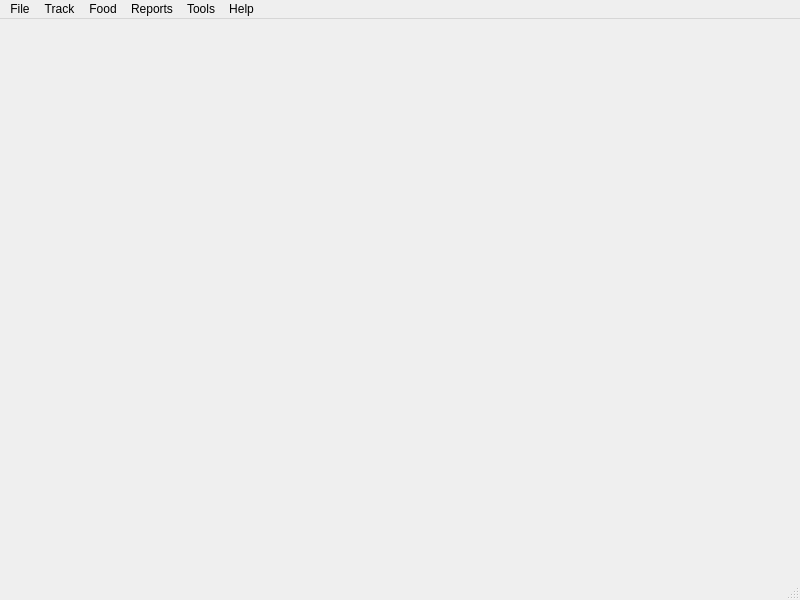
<?xml version="1.0" encoding="UTF-8"?>
<ui version="4.0">
 <class>NutritionTrackerMainUI</class>
 <widget class="QMainWindow" name="NutritionTrackerMainUI">
  <property name="geometry">
   <rect>
    <x>0</x>
    <y>0</y>
    <width>800</width>
    <height>600</height>
   </rect>
  </property>
  <property name="windowTitle">
   <string>Nutrition Tracker (Alpha)</string>
  </property>
  <widget class="QWidget" name="centralwidget"/>
  <widget class="QMenuBar" name="menubar">
   <property name="geometry">
    <rect>
     <x>0</x>
     <y>0</y>
     <width>800</width>
     <height>22</height>
    </rect>
   </property>
   <widget class="QMenu" name="menuFile">
    <property name="title">
     <string>File</string>
    </property>
    <widget class="QMenu" name="menuImport_Nutrition_Data">
     <property name="title">
      <string>Import Nutrition Data</string>
     </property>
     <addaction name="actionFrom_SparkPeople"/>
     <addaction name="actionFrom_NutritionData_com"/>
    </widget>
    <addaction name="menuImport_Nutrition_Data"/>
    <addaction name="actionExport_Nutrition_Data"/>
    <addaction name="separator"/>
    <addaction name="actionExit"/>
   </widget>
   <widget class="QMenu" name="menuMeal">
    <property name="title">
     <string>Track</string>
    </property>
    <addaction name="separator"/>
    <addaction name="actionAdd_Food_s_to_Current_Day"/>
    <addaction name="actionClear_today_s_entries"/>
   </widget>
   <widget class="QMenu" name="menuFood">
    <property name="title">
     <string>Food</string>
    </property>
    <addaction name="actionAdd_new_food"/>
    <addaction name="actionAdd_new_composite_food"/>
    <addaction name="actionCreate_template"/>
    <addaction name="separator"/>
    <addaction name="actionSearch_foods"/>
    <addaction name="actionManage_templates"/>
   </widget>
   <widget class="QMenu" name="menuReports">
    <property name="title">
     <string>Reports</string>
    </property>
    <addaction name="actionDaily"/>
    <addaction name="actionWeekly_Report"/>
   </widget>
   <widget class="QMenu" name="menuTools">
    <property name="title">
     <string>Tools</string>
    </property>
    <addaction name="actionConstraint_Solver"/>
   </widget>
   <widget class="QMenu" name="menuHelp">
    <property name="title">
     <string>Help</string>
    </property>
    <addaction name="actionAbout_Nutrition_Tracker"/>
   </widget>
   <addaction name="menuFile"/>
   <addaction name="menuMeal"/>
   <addaction name="menuFood"/>
   <addaction name="menuReports"/>
   <addaction name="menuTools"/>
   <addaction name="menuHelp"/>
  </widget>
  <widget class="QStatusBar" name="statusbar"/>
  <action name="actionExit">
   <property name="text">
    <string>Exit</string>
   </property>
  </action>
  <action name="actionAdd_new_food">
   <property name="text">
    <string>Enter new food...</string>
   </property>
  </action>
  <action name="actionAdd_new_composite_food">
   <property name="text">
    <string>Create composite food...</string>
   </property>
  </action>
  <action name="actionCreate_template">
   <property name="text">
    <string>Create template...</string>
   </property>
  </action>
  <action name="actionExport_Nutrition_Data">
   <property name="text">
    <string>Export Nutrition Data...</string>
   </property>
  </action>
  <action name="actionDaily">
   <property name="text">
    <string>Daily Report...</string>
   </property>
  </action>
  <action name="actionWeekly_Report">
   <property name="text">
    <string>Weekly Report...</string>
   </property>
  </action>
  <action name="actionClear_today_s_entries">
   <property name="text">
    <string>Clear current day's entries</string>
   </property>
  </action>
  <action name="actionSearch_foods">
   <property name="text">
    <string>Search foods...</string>
   </property>
  </action>
  <action name="actionConstraint_Solver">
   <property name="text">
    <string>Constraint Solver...</string>
   </property>
  </action>
  <action name="actionAbout_Nutrition_Tracker">
   <property name="text">
    <string>About Nutrition Tracker...</string>
   </property>
  </action>
  <action name="actionManage_templates">
   <property name="text">
    <string>Manage templates...</string>
   </property>
  </action>
  <action name="actionBeakfast">
   <property name="text">
    <string>Beakfast...</string>
   </property>
  </action>
  <action name="actionLunch">
   <property name="text">
    <string>Lunch...</string>
   </property>
  </action>
  <action name="actionDinner">
   <property name="text">
    <string>Dinner...</string>
   </property>
  </action>
  <action name="actionOther">
   <property name="text">
    <string>Other...</string>
   </property>
  </action>
  <action name="actionBreakfast">
   <property name="text">
    <string>Breakfast...</string>
   </property>
  </action>
  <action name="actionLunch_2">
   <property name="text">
    <string>Lunch...</string>
   </property>
  </action>
  <action name="actionDinner_2">
   <property name="text">
    <string>Dinner...</string>
   </property>
  </action>
  <action name="actionOther_2">
   <property name="text">
    <string>Other...</string>
   </property>
  </action>
  <action name="actionFrom_SparkPeople">
   <property name="text">
    <string>From SparkPeople...</string>
   </property>
  </action>
  <action name="actionFrom_NutritionData_com">
   <property name="text">
    <string>From NutritionData.com...</string>
   </property>
  </action>
  <action name="actionAdd_Food_s_to_Current_Day">
   <property name="text">
    <string>Add Food(s) to Current Day...</string>
   </property>
  </action>
 </widget>
 <resources/>
 <connections/>
</ui>
